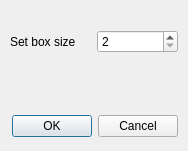
<?xml version="1.0" encoding="UTF-8"?>
<ui version="4.0">
 <class>Dialog_OperatorMarkerAdd_Size</class>
 <widget class="QDialog" name="Dialog_OperatorMarkerAdd_Size">
  <property name="geometry">
   <rect>
    <x>0</x>
    <y>0</y>
    <width>188</width>
    <height>151</height>
   </rect>
  </property>
  <property name="windowTitle">
   <string>Set box size</string>
  </property>
  <widget class="QWidget" name="layoutWidget">
   <property name="geometry">
    <rect>
     <x>10</x>
     <y>30</y>
     <width>168</width>
     <height>107</height>
    </rect>
   </property>
   <layout class="QVBoxLayout" name="verticalLayout">
    <item>
     <layout class="QHBoxLayout" name="horizontalLayout">
      <item>
       <widget class="QLabel" name="label">
        <property name="text">
         <string>Set box size</string>
        </property>
       </widget>
      </item>
      <item>
       <widget class="QSpinBox" name="spinBoxBoxSize">
        <property name="minimum">
         <number>2</number>
        </property>
        <property name="maximum">
         <number>300</number>
        </property>
        <property name="singleStep">
         <number>2</number>
        </property>
       </widget>
      </item>
     </layout>
    </item>
    <item>
     <spacer name="verticalSpacer">
      <property name="orientation">
       <enum>Qt::Vertical</enum>
      </property>
      <property name="sizeHint" stdset="0">
       <size>
        <width>20</width>
        <height>40</height>
       </size>
      </property>
     </spacer>
    </item>
    <item>
     <widget class="QDialogButtonBox" name="buttonBox">
      <property name="orientation">
       <enum>Qt::Horizontal</enum>
      </property>
      <property name="standardButtons">
       <set>QDialogButtonBox::Cancel|QDialogButtonBox::Ok</set>
      </property>
     </widget>
    </item>
   </layout>
  </widget>
 </widget>
 <resources/>
 <connections>
  <connection>
   <sender>buttonBox</sender>
   <signal>accepted()</signal>
   <receiver>Dialog_OperatorMarkerAdd_Size</receiver>
   <slot>accept()</slot>
   <hints>
    <hint type="sourcelabel">
     <x>248</x>
     <y>254</y>
    </hint>
    <hint type="destinationlabel">
     <x>157</x>
     <y>274</y>
    </hint>
   </hints>
  </connection>
  <connection>
   <sender>buttonBox</sender>
   <signal>rejected()</signal>
   <receiver>Dialog_OperatorMarkerAdd_Size</receiver>
   <slot>reject()</slot>
   <hints>
    <hint type="sourcelabel">
     <x>316</x>
     <y>260</y>
    </hint>
    <hint type="destinationlabel">
     <x>286</x>
     <y>274</y>
    </hint>
   </hints>
  </connection>
 </connections>
</ui>
